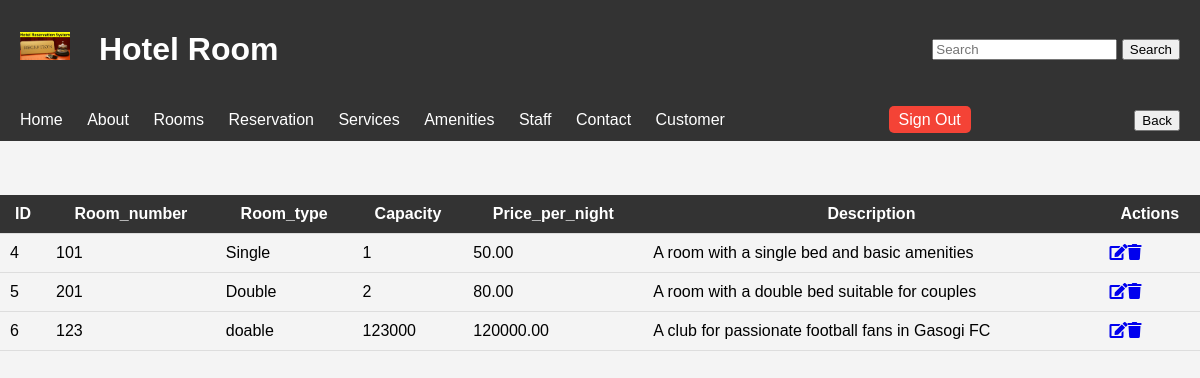
Page /landingroom.php on the committed database.
### tables this page shows
CREATE TABLE `rooms` (
  `room_id` int(11) NOT NULL,
  `room_number` varchar(20) NOT NULL,
  `room_type` varchar(11) NOT NULL,
  `capacity` int(11) NOT NULL,
  `price_per_night` decimal(10,2) NOT NULL,
  `description` varchar(225) NOT NULL
);

### landingroom.php (the view, shortened to what this page needs)
<!DOCTYPE html>
<html lang="en">
<head>
    <link rel="stylesheet" href="https://cdnjs.cloudflare.com/ajax/libs/font-awesome/5.15.4/css/all.min.css">
     <link rel="stylesheet" href="css/style5.css">
</head>
<body>    <header>
        <h1><img src="image/icon.jpg" alt="icon"> Hotel Room</h1>
                        <div class="col-3 offset">
    <form class="d-flex" action="searchcustomer.php" method="GET">
        <input class="form-control me-2" type="search" placeholder="Search" aria-label="Search" name="query">
        <button class="btn btn-outline-success" type="submit">Search</button>
    </form>
</header>
<header>
      <nav>
        <ul>
            <li><a href="home.html">Home</a></li>
            <li><a href="about.html">About</a></li>
            <li><a href="room.html">Rooms</a></li>
            <li><a href="reservation.html">Reservation</a></li>
            <li><a href="services.html">Services</a></li>
            <li><a href="amenities.html">Amenities</a></li>
            <li><a href="staff.html">Staff</a></li>
            <li><a href="contact.html">Contact</a></li>
            <li><a href="customer.html">Customer</a></li>
        </ul>
    </nav>
    <div class="signout">
        <a href="loginout.php">Sign Out</a>
    </div>
    <div>
            <button type="button" onclick="window.location.href='room.html'">Back</button>
    </div>
</header>
<?php
require_once "dbconnect.php";
?>
<!DOCTYPE html>
<html lang="en">
<head>
</head>
<body>
    <br><br><br>
    <table id="dataTable" class="table table-hover text-center">
        <tr>
            <th>ID</th>
            <th>Room_number</th>
            <th>Room_type</th>
            <th>Capacity</th>
            <th>Price_per_night</th>
            <th>Description</th>
            <th>Actions</th>
        </tr>
        <?php
        $sql = "SELECT * FROM rooms";
        $result = $conn->query($sql);
        if ($result->num_rows > 0) {
            while ($row = $result->fetch_assoc()) {
                echo "<tr>";
                echo "<td>" . $row["room_id"] . "</td>";
                echo "<td>" . $row["room_number"] . "</td>";
                echo "<td>" . $row["room_type"] . "</td>";
                echo "<td>" . $row["capacity"] . "</td>";
                echo "<td>" . $row["price_per_night"] . "</td>";
                echo "<td>" . $row["description"] . "</td>";
                echo "<td>";
                echo "<a href='updateroom.html?id=" . $row["room_id"] . "'><i class='fas fa-edit'></i></a>";
                echo "<a href='deleteroom.html?id=" . $row["room_id"] . "'><i class='fas fa-trash'></i></a>";
                echo "</td>";
                echo "</tr>";
            }
        } else {
            echo "<tr><td colspan='6'>No data found</td></tr>";
        }
        ?>
    </table>
</body>
</html>

### css/style5.css (style rules this page uses)
body { font-family: Arial, sans-serif; margin: 0; padding: 0; background-color: #f4f4f4; }
header { background-color: #333; color: #fff; padding: 10px 20px; display: flex; justify-content: space-between; align-items: center; }
header img { width: 50px; margin-right: 20px; }
nav ul { list-style-type: none; padding: 0; margin: 0; }
nav ul li { display: inline; margin-right: 20px; position: relative; }
nav ul li a { color: #fff; text-decoration: none; }
.signout { margin-right: 20px; }
.signout a { color: #fff; text-decoration: none; padding: 5px 10px; background-color: #f44336; border: none; cursor: pointer; border-radius: 5px; }
table { width: 100%; border-collapse: collapse; }
th, td { padding: 10px; border-bottom: 1px solid #ddd; }
th { background-color: #333; color: white; }

### rows in the picture
rooms: room_id "4", room_number "101", room_type "Single", capacity "1", price_per_night "50.00", description "A room with a single bed and basic amenities"
rooms: room_id "5", room_number "201", room_type "Double", capacity "2", price_per_night "80.00", description "A room with a double bed suitable for couples"
rooms: room_id "6", room_number "123", room_type "doable", capacity "123000", price_per_night "120000.00", description "A club for passionate football fans in Gasogi FC"
